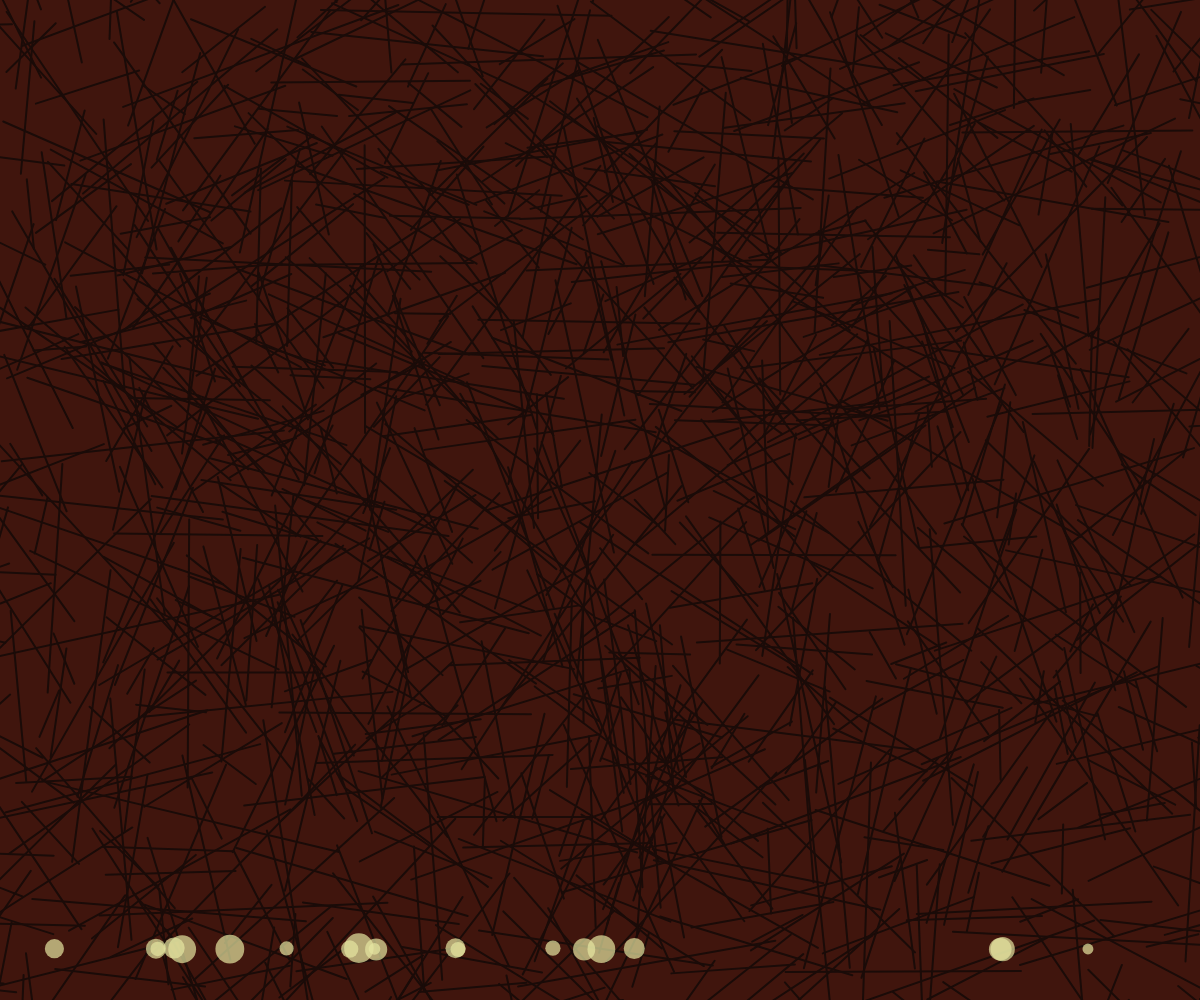
Frame 1 (no input)
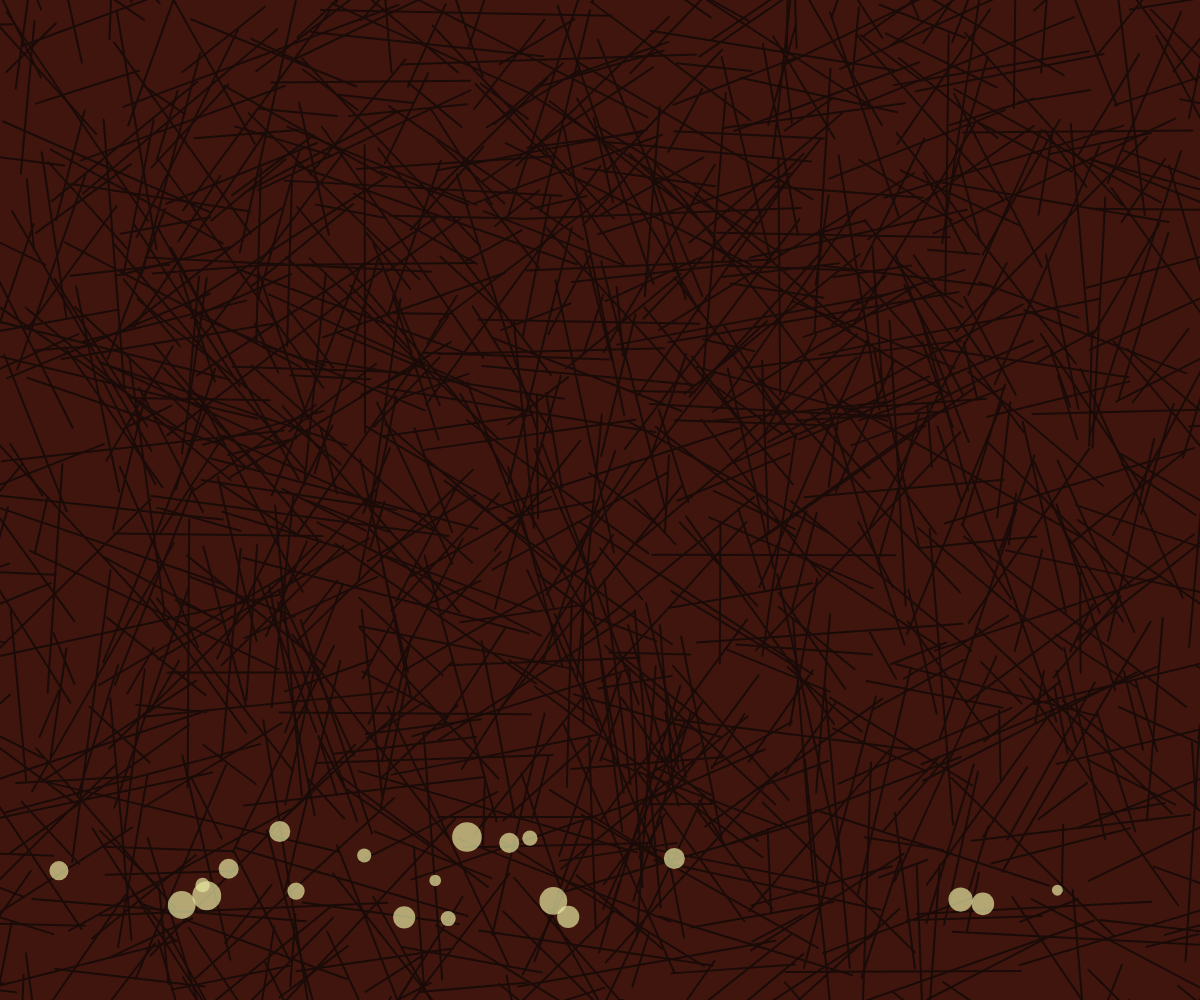
Frame 60 (no input)
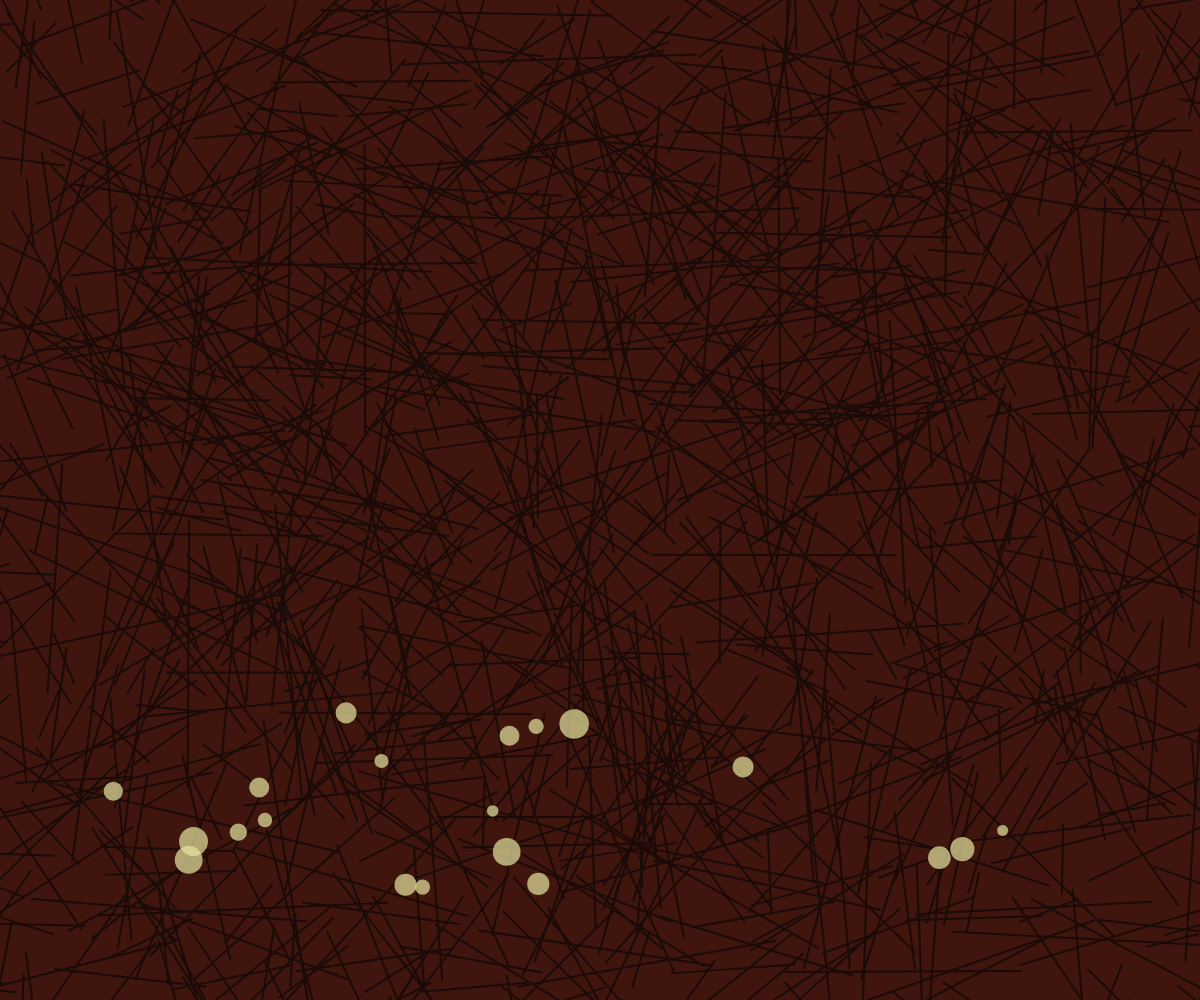
Frame 120 (the mouse pressed at the canvas centre since frame 60)

The p5.js sketch that drew these frames (run headless with seeded random() and noise() and a simulated clock; from frame 60 on, the mouse is pressed at the canvas centre):

// p5.js sketch
// ── sketch.js
let cracks = [];
let dustDevils = [];
let terrain;

function setup() {
  createCanvas(windowWidth, windowHeight);
  colorMode(HSB, 360, 100, 100, 1);

  // Create terrain texture
  terrain = createGraphics(width, height);
  terrain.colorMode(HSB, 360, 100, 100, 1);
  terrain.background(10, 80, 25); // Base terracotta color

  // Generate cracks
  for (let i = 0; i < 1000; i++) {
    let x = random(width);
    let y = random(height);
    let len = random(50, 300);
    let angle = random(TWO_PI);
    cracks.push({x, y, len, angle});
  }

  // Generate dust devils
  for (let i = 0; i < 20; i++) {
    dustDevils.push({
      x: random(width),
      y: height - 50,
      size: random(10, 30),
      speed: random(0.5, 2),
      angle: random(TWO_PI),
      sway: random(-0.02, 0.02)
    });
  }
}

function draw() {
  // Draw sky
  background(60, 30, 85); // Muted beige sky

  // Draw terrain with texture
  image(terrain, 0, 0);

  // Draw cracks
  stroke(10, 70, 10);
  strokeWeight(2);
  noFill();
  for (let crack of cracks) {
    push();
    translate(crack.x, crack.y);
    rotate(crack.angle);
    line(0, 0, crack.len, 0);
    pop();
  }

  // Update and draw dust devils
  for (let devil of dustDevils) {
    devil.x += cos(devil.angle) * devil.speed;
    devil.y -= devil.speed;
    devil.angle += devil.sway;

    // Reset if out of bounds
    if (devil.y < -20 || devil.x < -20 || devil.x > width + 20) {
      devil.x = random(width);
      devil.y = height - 50;
      devil.angle = random(TWO_PI);
    }

    // Draw dust devil
    noStroke();
    fill(60, 30, 90, 0.7);
    ellipse(devil.x, devil.y, devil.size);
  }
}

function windowResized() {
  resizeCanvas(windowWidth, windowHeight);
}
